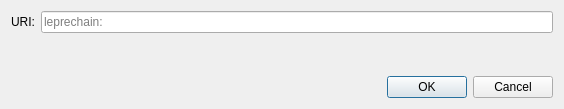
<?xml version="1.0" encoding="UTF-8"?>
<ui version="4.0">
 <class>OpenURIDialog</class>
 <widget class="QDialog" name="OpenURIDialog">
  <property name="geometry">
   <rect>
    <x>0</x>
    <y>0</y>
    <width>564</width>
    <height>109</height>
   </rect>
  </property>
  <property name="windowTitle">
   <string>Open URI</string>
  </property>
  <layout class="QVBoxLayout" name="verticalLayout">
   <item>
    <layout class="QHBoxLayout" name="horizontalLayout">
     <item>
      <widget class="QLabel" name="label">
       <property name="text">
        <string>URI:</string>
       </property>
      </widget>
     </item>
     <item>
      <widget class="QValidatedLineEdit" name="uriEdit">
       <property name="placeholderText">
        <string notr="true">leprechain:</string>
       </property>
      </widget>
     </item>
    </layout>
   </item>
   <item>
    <spacer name="verticalSpacer">
     <property name="orientation">
      <enum>Qt::Vertical</enum>
     </property>
     <property name="sizeHint" stdset="0">
      <size>
       <width>20</width>
       <height>40</height>
      </size>
     </property>
    </spacer>
   </item>
   <item>
    <widget class="QDialogButtonBox" name="buttonBox">
     <property name="orientation">
      <enum>Qt::Horizontal</enum>
     </property>
     <property name="standardButtons">
      <set>QDialogButtonBox::Cancel|QDialogButtonBox::Ok</set>
     </property>
    </widget>
   </item>
  </layout>
 </widget>
 <customwidgets>
  <customwidget>
   <class>QValidatedLineEdit</class>
   <extends>QLineEdit</extends>
   <header>qt/qvalidatedlineedit.h</header>
  </customwidget>
 </customwidgets>
 <resources/>
 <connections>
  <connection>
   <sender>buttonBox</sender>
   <signal>accepted()</signal>
   <receiver>OpenURIDialog</receiver>
   <slot>accept()</slot>
   <hints>
    <hint type="sourcelabel">
     <x>248</x>
     <y>254</y>
    </hint>
    <hint type="destinationlabel">
     <x>157</x>
     <y>274</y>
    </hint>
   </hints>
  </connection>
  <connection>
   <sender>buttonBox</sender>
   <signal>rejected()</signal>
   <receiver>OpenURIDialog</receiver>
   <slot>reject()</slot>
   <hints>
    <hint type="sourcelabel">
     <x>316</x>
     <y>260</y>
    </hint>
    <hint type="destinationlabel">
     <x>286</x>
     <y>274</y>
    </hint>
   </hints>
  </connection>
 </connections>
</ui>
